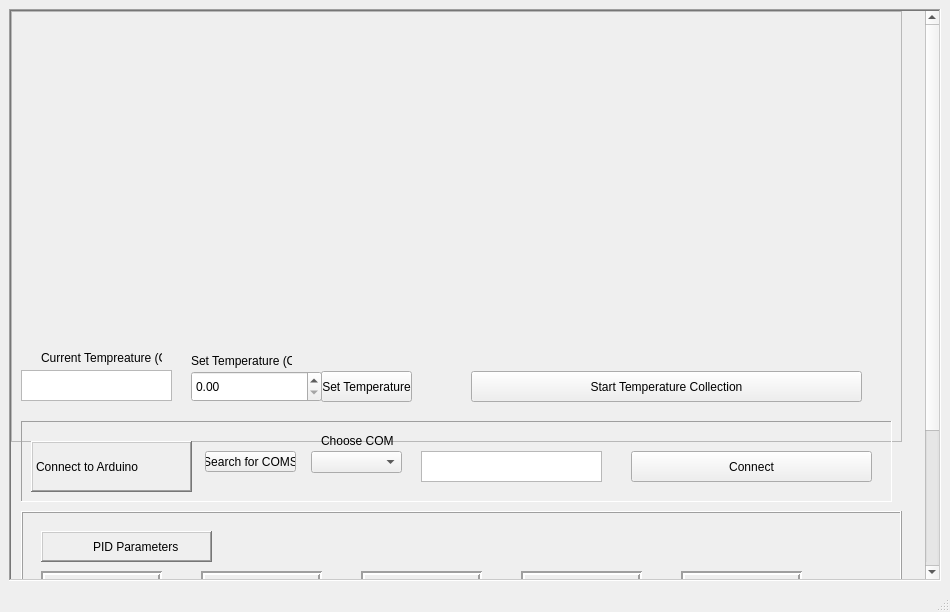
<?xml version="1.0" encoding="UTF-8"?>
<ui version="4.0">
 <class>MainWindow</class>
 <widget class="QMainWindow" name="MainWindow">
  <property name="geometry">
   <rect>
    <x>0</x>
    <y>0</y>
    <width>950</width>
    <height>612</height>
   </rect>
  </property>
  <property name="windowTitle">
   <string>MainWindow</string>
  </property>
  <widget class="QWidget" name="centralwidget">
   <layout class="QGridLayout" name="gridLayout_2">
    <item row="0" column="0">
     <layout class="QGridLayout" name="gridLayout">
      <property name="sizeConstraint">
       <enum>QLayout::SetDefaultConstraint</enum>
      </property>
      <item row="0" column="0">
       <widget class="QScrollArea" name="scrollArea">
        <property name="enabled">
         <bool>true</bool>
        </property>
        <property name="frameShape">
         <enum>QFrame::WinPanel</enum>
        </property>
        <property name="frameShadow">
         <enum>QFrame::Sunken</enum>
        </property>
        <property name="lineWidth">
         <number>3</number>
        </property>
        <property name="widgetResizable">
         <bool>false</bool>
        </property>
        <widget class="QWidget" name="scrollAreaWidgetContents">
         <property name="geometry">
          <rect>
           <x>0</x>
           <y>0</y>
           <width>900</width>
           <height>757</height>
          </rect>
         </property>
         <widget class="QFrame" name="tempcollection">
          <property name="geometry">
           <rect>
            <x>0</x>
            <y>0</y>
            <width>891</width>
            <height>431</height>
           </rect>
          </property>
          <property name="frameShape">
           <enum>QFrame::StyledPanel</enum>
          </property>
          <property name="frameShadow">
           <enum>QFrame::Raised</enum>
          </property>
          <widget class="QLabel" name="label">
           <property name="geometry">
            <rect>
             <x>30</x>
             <y>339</y>
             <width>121</width>
             <height>16</height>
            </rect>
           </property>
           <property name="text">
            <string>Current Tempreature (C)</string>
           </property>
          </widget>
          <widget class="MatplotlibWidget" name="temperature_plot">
           <property name="geometry">
            <rect>
             <x>0</x>
             <y>-1</y>
             <width>891</width>
             <height>331</height>
            </rect>
           </property>
          </widget>
          <widget class="QPushButton" name="start_stop_button">
           <property name="geometry">
            <rect>
             <x>460</x>
             <y>360</y>
             <width>391</width>
             <height>31</height>
            </rect>
           </property>
           <property name="text">
            <string>Start Temperature Collection</string>
           </property>
          </widget>
          <widget class="QTextBrowser" name="current_temp_box">
           <property name="geometry">
            <rect>
             <x>10</x>
             <y>359</y>
             <width>151</width>
             <height>31</height>
            </rect>
           </property>
          </widget>
          <widget class="QLabel" name="label_2">
           <property name="geometry">
            <rect>
             <x>180</x>
             <y>339</y>
             <width>101</width>
             <height>21</height>
            </rect>
           </property>
           <property name="text">
            <string>Set Temperature (C)</string>
           </property>
          </widget>
          <widget class="QDoubleSpinBox" name="set_temp_box">
           <property name="geometry">
            <rect>
             <x>180</x>
             <y>360</y>
             <width>131</width>
             <height>31</height>
            </rect>
           </property>
           <property name="maximum">
            <double>500.000000000000000</double>
           </property>
          </widget>
          <widget class="QPushButton" name="set_temp_button">
           <property name="geometry">
            <rect>
             <x>310</x>
             <y>360</y>
             <width>91</width>
             <height>31</height>
            </rect>
           </property>
           <property name="text">
            <string>Set Temperature</string>
           </property>
          </widget>
          <zorder>temperature_plot</zorder>
          <zorder>label</zorder>
          <zorder>start_stop_button</zorder>
          <zorder>current_temp_box</zorder>
          <zorder>label_2</zorder>
          <zorder>set_temp_box</zorder>
          <zorder>set_temp_button</zorder>
         </widget>
         <widget class="QFrame" name="parameters">
          <property name="geometry">
           <rect>
            <x>10</x>
            <y>500</y>
            <width>881</width>
            <height>191</height>
           </rect>
          </property>
          <property name="frameShape">
           <enum>QFrame::Box</enum>
          </property>
          <property name="frameShadow">
           <enum>QFrame::Raised</enum>
          </property>
          <property name="lineWidth">
           <number>1</number>
          </property>
          <widget class="QLabel" name="label_3">
           <property name="enabled">
            <bool>true</bool>
           </property>
           <property name="geometry">
            <rect>
             <x>20</x>
             <y>60</y>
             <width>121</width>
             <height>31</height>
            </rect>
           </property>
           <property name="frameShape">
            <enum>QFrame::Box</enum>
           </property>
           <property name="frameShadow">
            <enum>QFrame::Sunken</enum>
           </property>
           <property name="lineWidth">
            <number>2</number>
           </property>
           <property name="text">
            <string>         P Parameter</string>
           </property>
           <property name="textFormat">
            <enum>Qt::AutoText</enum>
           </property>
           <property name="scaledContents">
            <bool>false</bool>
           </property>
           <property name="textInteractionFlags">
            <set>Qt::LinksAccessibleByMouse</set>
           </property>
          </widget>
          <widget class="QLabel" name="label_12">
           <property name="enabled">
            <bool>true</bool>
           </property>
           <property name="geometry">
            <rect>
             <x>660</x>
             <y>60</y>
             <width>121</width>
             <height>31</height>
            </rect>
           </property>
           <property name="frameShape">
            <enum>QFrame::Box</enum>
           </property>
           <property name="frameShadow">
            <enum>QFrame::Sunken</enum>
           </property>
           <property name="lineWidth">
            <number>2</number>
           </property>
           <property name="text">
            <string>         Dt Parameter</string>
           </property>
           <property name="textFormat">
            <enum>Qt::AutoText</enum>
           </property>
           <property name="scaledContents">
            <bool>false</bool>
           </property>
           <property name="textInteractionFlags">
            <set>Qt::LinksAccessibleByMouse</set>
           </property>
          </widget>
          <widget class="QLabel" name="label_4">
           <property name="enabled">
            <bool>true</bool>
           </property>
           <property name="geometry">
            <rect>
             <x>180</x>
             <y>60</y>
             <width>121</width>
             <height>31</height>
            </rect>
           </property>
           <property name="frameShape">
            <enum>QFrame::Box</enum>
           </property>
           <property name="frameShadow">
            <enum>QFrame::Sunken</enum>
           </property>
           <property name="lineWidth">
            <number>2</number>
           </property>
           <property name="text">
            <string>         I Parameter</string>
           </property>
           <property name="textFormat">
            <enum>Qt::AutoText</enum>
           </property>
           <property name="scaledContents">
            <bool>false</bool>
           </property>
           <property name="textInteractionFlags">
            <set>Qt::LinksAccessibleByMouse</set>
           </property>
          </widget>
          <widget class="QDoubleSpinBox" name="Dt_box">
           <property name="geometry">
            <rect>
             <x>660</x>
             <y>100</y>
             <width>121</width>
             <height>22</height>
            </rect>
           </property>
           <property name="decimals">
            <number>4</number>
           </property>
           <property name="minimum">
            <double>0.001000000000000</double>
           </property>
           <property name="maximum">
            <double>10.000000000000000</double>
           </property>
           <property name="singleStep">
            <double>0.100000000000000</double>
           </property>
          </widget>
          <widget class="QDoubleSpinBox" name="P_box">
           <property name="geometry">
            <rect>
             <x>20</x>
             <y>100</y>
             <width>121</width>
             <height>22</height>
            </rect>
           </property>
           <property name="decimals">
            <number>4</number>
           </property>
           <property name="minimum">
            <double>-30.000000000000000</double>
           </property>
           <property name="maximum">
            <double>30.000000000000000</double>
           </property>
           <property name="singleStep">
            <double>0.500000000000000</double>
           </property>
          </widget>
          <widget class="QDoubleSpinBox" name="D_box">
           <property name="geometry">
            <rect>
             <x>500</x>
             <y>100</y>
             <width>121</width>
             <height>22</height>
            </rect>
           </property>
           <property name="decimals">
            <number>4</number>
           </property>
           <property name="minimum">
            <double>-30.000000000000000</double>
           </property>
           <property name="maximum">
            <double>30.000000000000000</double>
           </property>
           <property name="singleStep">
            <double>0.500000000000000</double>
           </property>
          </widget>
          <widget class="QDoubleSpinBox" name="It_box">
           <property name="geometry">
            <rect>
             <x>340</x>
             <y>100</y>
             <width>121</width>
             <height>22</height>
            </rect>
           </property>
           <property name="decimals">
            <number>4</number>
           </property>
           <property name="minimum">
            <double>0.001000000000000</double>
           </property>
           <property name="maximum">
            <double>10.000000000000000</double>
           </property>
           <property name="singleStep">
            <double>0.100000000000000</double>
           </property>
          </widget>
          <widget class="QLabel" name="label_11">
           <property name="enabled">
            <bool>true</bool>
           </property>
           <property name="geometry">
            <rect>
             <x>500</x>
             <y>60</y>
             <width>121</width>
             <height>31</height>
            </rect>
           </property>
           <property name="frameShape">
            <enum>QFrame::Box</enum>
           </property>
           <property name="frameShadow">
            <enum>QFrame::Sunken</enum>
           </property>
           <property name="lineWidth">
            <number>2</number>
           </property>
           <property name="text">
            <string>         D Parameter</string>
           </property>
           <property name="textFormat">
            <enum>Qt::AutoText</enum>
           </property>
           <property name="scaledContents">
            <bool>false</bool>
           </property>
           <property name="textInteractionFlags">
            <set>Qt::LinksAccessibleByMouse</set>
           </property>
          </widget>
          <widget class="QDoubleSpinBox" name="I_box">
           <property name="geometry">
            <rect>
             <x>180</x>
             <y>100</y>
             <width>121</width>
             <height>22</height>
            </rect>
           </property>
           <property name="decimals">
            <number>4</number>
           </property>
           <property name="minimum">
            <double>-30.000000000000000</double>
           </property>
           <property name="maximum">
            <double>30.000000000000000</double>
           </property>
           <property name="singleStep">
            <double>0.500000000000000</double>
           </property>
          </widget>
          <widget class="QLabel" name="label_5">
           <property name="enabled">
            <bool>true</bool>
           </property>
           <property name="geometry">
            <rect>
             <x>340</x>
             <y>60</y>
             <width>121</width>
             <height>31</height>
            </rect>
           </property>
           <property name="frameShape">
            <enum>QFrame::Box</enum>
           </property>
           <property name="frameShadow">
            <enum>QFrame::Sunken</enum>
           </property>
           <property name="lineWidth">
            <number>2</number>
           </property>
           <property name="text">
            <string>         It Parameter</string>
           </property>
           <property name="textFormat">
            <enum>Qt::AutoText</enum>
           </property>
           <property name="scaledContents">
            <bool>false</bool>
           </property>
           <property name="textInteractionFlags">
            <set>Qt::LinksAccessibleByMouse</set>
           </property>
          </widget>
          <widget class="QLabel" name="label_7">
           <property name="geometry">
            <rect>
             <x>20</x>
             <y>20</y>
             <width>171</width>
             <height>31</height>
            </rect>
           </property>
           <property name="frameShape">
            <enum>QFrame::WinPanel</enum>
           </property>
           <property name="frameShadow">
            <enum>QFrame::Raised</enum>
           </property>
           <property name="text">
            <string>PID Parameters</string>
           </property>
           <property name="margin">
            <number>1</number>
           </property>
           <property name="indent">
            <number>50</number>
           </property>
          </widget>
          <widget class="QPushButton" name="save_params_button">
           <property name="geometry">
            <rect>
             <x>20</x>
             <y>140</y>
             <width>401</width>
             <height>23</height>
            </rect>
           </property>
           <property name="text">
            <string>Save Current Parameters</string>
           </property>
          </widget>
          <widget class="QTextBrowser" name="save_params_status">
           <property name="geometry">
            <rect>
             <x>430</x>
             <y>140</y>
             <width>241</width>
             <height>31</height>
            </rect>
           </property>
          </widget>
         </widget>
         <widget class="QFrame" name="connect">
          <property name="geometry">
           <rect>
            <x>10</x>
            <y>410</y>
            <width>871</width>
            <height>81</height>
           </rect>
          </property>
          <property name="frameShape">
           <enum>QFrame::Panel</enum>
          </property>
          <property name="frameShadow">
           <enum>QFrame::Sunken</enum>
          </property>
          <property name="lineWidth">
           <number>1</number>
          </property>
          <widget class="QComboBox" name="com_box">
           <property name="geometry">
            <rect>
             <x>290</x>
             <y>30</y>
             <width>91</width>
             <height>22</height>
            </rect>
           </property>
          </widget>
          <widget class="QTextBrowser" name="connected_result">
           <property name="geometry">
            <rect>
             <x>400</x>
             <y>30</y>
             <width>181</width>
             <height>31</height>
            </rect>
           </property>
          </widget>
          <widget class="QPushButton" name="connect_disconnect_button">
           <property name="geometry">
            <rect>
             <x>610</x>
             <y>30</y>
             <width>241</width>
             <height>31</height>
            </rect>
           </property>
           <property name="text">
            <string>Connect</string>
           </property>
          </widget>
          <widget class="QLabel" name="label_6">
           <property name="geometry">
            <rect>
             <x>10</x>
             <y>20</y>
             <width>161</width>
             <height>51</height>
            </rect>
           </property>
           <property name="frameShape">
            <enum>QFrame::WinPanel</enum>
           </property>
           <property name="frameShadow">
            <enum>QFrame::Raised</enum>
           </property>
           <property name="text">
            <string>Connect to Arduino</string>
           </property>
          </widget>
          <widget class="QLabel" name="label_8">
           <property name="geometry">
            <rect>
             <x>300</x>
             <y>10</y>
             <width>91</width>
             <height>20</height>
            </rect>
           </property>
           <property name="text">
            <string>Choose COM</string>
           </property>
          </widget>
          <widget class="QPushButton" name="search_button">
           <property name="geometry">
            <rect>
             <x>184</x>
             <y>30</y>
             <width>91</width>
             <height>21</height>
            </rect>
           </property>
           <property name="text">
            <string>Search for COMS</string>
           </property>
          </widget>
         </widget>
        </widget>
       </widget>
      </item>
     </layout>
    </item>
   </layout>
  </widget>
  <widget class="QMenuBar" name="menubar">
   <property name="geometry">
    <rect>
     <x>0</x>
     <y>0</y>
     <width>950</width>
     <height>21</height>
    </rect>
   </property>
  </widget>
  <widget class="QStatusBar" name="statusbar"/>
 </widget>
 <customwidgets>
  <customwidget>
   <class>MatplotlibWidget</class>
   <extends>QWidget</extends>
   <header>matplotlibwidget</header>
  </customwidget>
 </customwidgets>
 <resources/>
 <connections/>
</ui>
